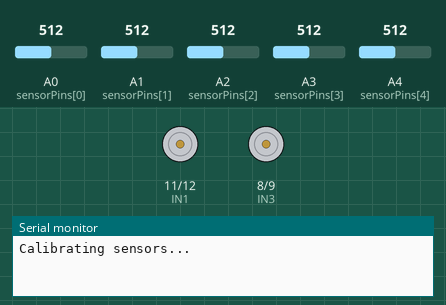
Bench run of a sketch on a simulated Arduino Uno, built with avr-gcc and run on an emulated ATmega328P. On the bench: motor-driver pin pairs drawn as motors (green arrow = first pin HIGH = forward, orange = second pin HIGH = backward, longer = more drive, scaled by the enable pin), the last lines printed to the serial monitor. The test bench sets the inputs (shaded band); at power-on: A0 (sensorPins[0]) = 512, A1 (sensorPins[1]) = 512, A2 (sensorPins[2]) = 512, A3 (sensorPins[3]) = 512, A4 (sensorPins[4]) = 512.

Above: at 0.1 s.
At 6.3 s:
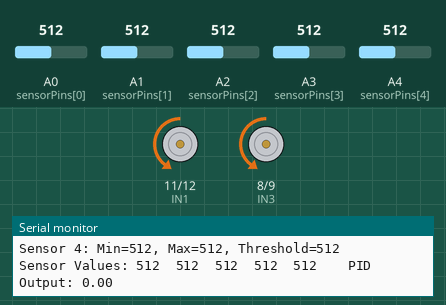
Timing chart, 0 to 7.8 s (numbered marks = the images above):
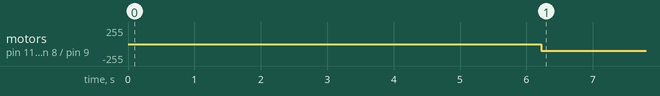

Measured:
- by itself, motor on pin 11 (IN1) / pin 12 (IN2), motor on pin 8 (IN3) / pin 9 (IN4): stopped → backward 100/255 at 6.2 s

The sketch:

LFR_Analog_PID_LEVEL_1.ino
```cpp
// Define pins for L298N motor driver
const byte ENA = 10; // Enable Pin for Motor A
const byte IN1 = 11; // Motor A Input 1
const byte IN2 = 12; // Motor A Input 2
const byte ENB = 5;  // Enable Pin for Motor B
const byte IN3 = 8;  // Motor B Input 1
const byte IN4 = 9;  // Motor B Input 2

// Define pins for analog IR sensor array
const byte sensorPins[] = {A0, A1, A2, A3, A4}; // Sensor pins
const int numSensors = sizeof(sensorPins) / sizeof(sensorPins[0]); // Number of sensors

// PID parameters
const float Kp = 0.5;  // Proportional gain
const float Ki = 0.0; // Integral gain
const float Kd = 0.0;  // Derivative gain

// Setpoint (target sensor value)
const int setpoint = 512; // Adjust this value as needed

// Variables for PID control
int lastError = 0;
float integral = 0;

// Maximum and minimum motor speeds
const int maxSpeed = 100;
const int minSpeed = 0;

// Variables for sensor calibration
int sensorMin[numSensors];
int sensorMax[numSensors];
int sensorThreshold[numSensors];

void setup() {
  // Motor control pins setup
  pinMode(ENA, OUTPUT);
  pinMode(IN1, OUTPUT);
  pinMode(IN2, OUTPUT);
  pinMode(ENB, OUTPUT);
  pinMode(IN3, OUTPUT);
  pinMode(IN4, OUTPUT);

  // IR sensor pins setup
  for (int i = 0; i < numSensors; i++) {
    pinMode(sensorPins[i], INPUT);
  }

  // Set motor speed to maximum
  digitalWrite(ENA, HIGH);
  digitalWrite(ENB, HIGH);

  // Initialize serial communication
  Serial.begin(9600);

  // Calibrate sensors
  calibrateSensors();
}

void loop() {
  // Read sensor values
  int sensorValues[numSensors];
  for (int i = 0; i < numSensors; i++) {
    sensorValues[i] = analogRead(sensorPins[i]);
  }

  // Compute error
  int error = 0;
  int totalWeight = 0;
  for (int i = 0; i < numSensors; i++) {
    error += (i - (numSensors - 1) / 2) * sensorValues[i];
    totalWeight += sensorValues[i];
  }
  error /= totalWeight;

  // PID control
  float pidTerm = Kp * error + Ki * integral + Kd * (error - lastError);
  integral += error;
  lastError = error;

  // Adjust motor speeds based on PID output
  int motorSpeedA = constrain(setpoint + pidTerm, minSpeed, maxSpeed);
  int motorSpeedB = constrain(setpoint - pidTerm, minSpeed, maxSpeed);

  // Set motor directions based on PID output
  if (motorSpeedA > setpoint) {
    digitalWrite(IN1, HIGH);
    digitalWrite(IN2, LOW);
  } else {
    digitalWrite(IN1, LOW);
    digitalWrite(IN2, HIGH);
  }
  if (motorSpeedB > setpoint) {
    digitalWrite(IN3, HIGH);
    digitalWrite(IN4, LOW);
  } else {
    digitalWrite(IN3, LOW);
    digitalWrite(IN4, HIGH);
  }

  // Set motor speeds
  analogWrite(ENA, motorSpeedA);
  analogWrite(ENB, motorSpeedB);

  // Print sensor values and PID output to serial monitor
  Serial.print("Sensor Values: ");
  for (int i = 0; i < numSensors; i++) {
    Serial.print(sensorValues[i]);
    Serial.print("\t");
  }
  Serial.print("\tPID Output: ");
  Serial.println(pidTerm);

  // Wait for a short delay before the next iteration
  delay(10);
}

void calibrateSensors() {
  Serial.println("Calibrating sensors...");
  delay(1000); // Delay for stability

  // Initialize sensor min, max, and threshold values
  for (int i = 0; i < numSensors; i++) {
    sensorMin[i] = 1023;
    sensorMax[i] = 0;
    sensorThreshold[i] = 0;
  }

  // Calibration loop
  unsigned long startTime = millis();
  while (millis() - startTime < 5000) { // Run calibration for 5 seconds
    for (int i = 0; i < numSensors; i++) {
      int sensorValue = analogRead(sensorPins[i]);

      // Update min and max values
      if (sensorValue > sensorMax[i]) {
        sensorMax[i] = sensorValue;
      }
      if (sensorValue < sensorMin[i]) {
        sensorMin[i] = sensorValue;
      }
    }
  }

  // Calculate thresholds
  for (int i = 0; i < numSensors; i++) {
    sensorThreshold[i] = (sensorMin[i] + sensorMax[i]) / 2;
  }

  // Print calibrated sensor min, max, and threshold values
  Serial.println("Calibration complete. Sensor min, max, and threshold values:");
  for (int i = 0; i < numSensors; i++) {
    Serial.print("Sensor ");
    Serial.print(i);
    Serial.print(": Min=");
    Serial.print(sensorMin[i]);
    Serial.print(", Max=");
    Serial.print(sensorMax[i]);
    Serial.print(", Threshold=");
    Serial.println(sensorThreshold[i]);
  }
}
```
